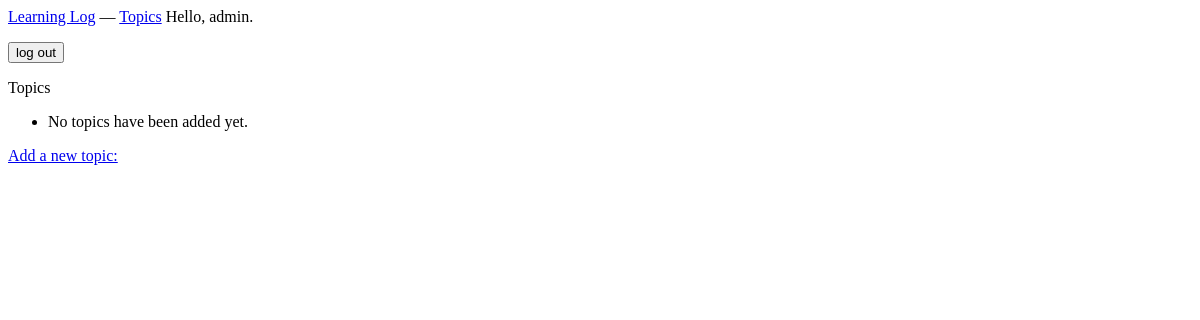
The app's page /topics/ (signed in), older data.
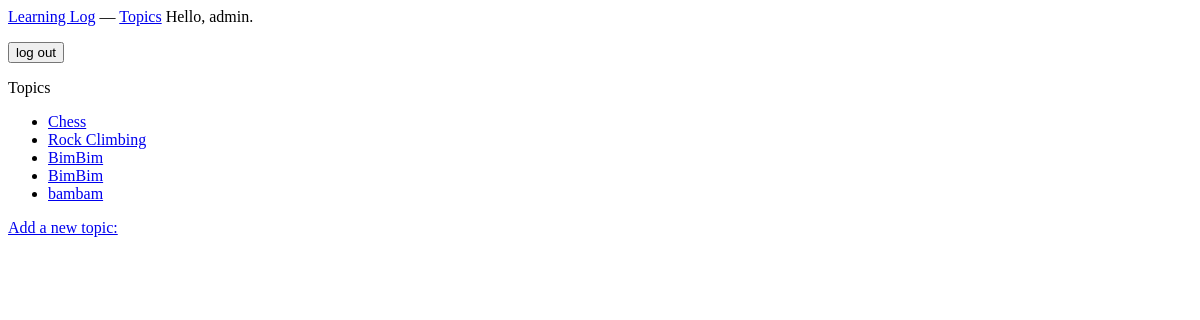
The same page, newer data.
### learning_logs/models.py (models this page shows)
class Topic(models.Model):
    text = models.CharField(max_length=200)
    date_added = models.DateTimeField(auto_now_add=True)
    owner = models.ForeignKey(User, on_delete=models.CASCADE)
    def __str__(self):
        return self.text

### learning_logs/views.py (the view)
# urls.py: path('topics/', views.topics, name='topics'),
@login_required
def topics(request):
    topics = Topic.objects.order_by('date_added')
    context = {'topics': topics}
    return render(request, 'learning_logs/topics.html', context)

### learning_logs/templates/learning_logs/topics.html
{% extends "learning_logs/base.html" %}
{% block content %}
  <p>Topics</p>
  <ul>
    {% for topic in topics %}
      <li><a href="{% url 'learning_logs:topic' topic.id %}">{{ topic }}</a></li>
    {% empty %}
      <li>No topics have been added yet.</li>
    {% endfor %}
  </ul>
  <a href="{% url 'learning_logs:new_topic' %}">Add a new topic:</a>
{% endblock content %}

### learning_logs/templates/learning_logs/base.html (shortened to what this page needs)
<p>
    <a href="{% url 'learning_logs:index' %}">Learning Log</a> —
    <a href="{% url 'learning_logs:topics' %}">Topics</a>
    {% if user.is_authenticated %}
        Hello, {{ user.username }}.
        <form method="post" action="{% url 'users:logout' %}">
            <button type="submit">log out</button>
        </form>
    {% else %}
        <a href="{% url 'users:register' %}">Register</a> -
        <a href="{% url 'users:login' %}">log in</a>
    {% endif %}
</p>
{% block content %}{% endblock content %}

Row changes from the older to the newer data that the page shows:
added Topic: text "Chess"
added Topic: text "Rock Climbing"
added Topic: text "BimBim"
added Topic: text "BimBim"
added Topic: text "bambam"
Text that changed along with them:
text no longer shown: "No topics have been added yet."
